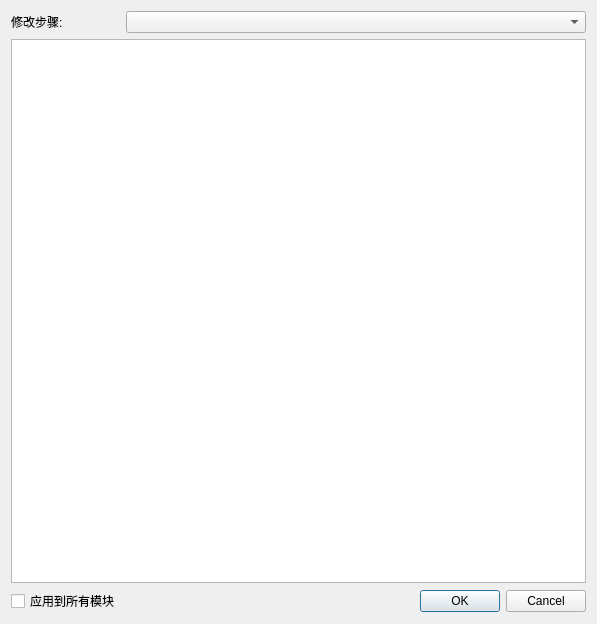
<?xml version="1.0" encoding="UTF-8"?>
<ui version="4.0">
 <class>modifyDialog</class>
 <widget class="QDialog" name="modifyDialog">
  <property name="geometry">
   <rect>
    <x>0</x>
    <y>0</y>
    <width>597</width>
    <height>624</height>
   </rect>
  </property>
  <property name="windowTitle">
   <string>Dialog</string>
  </property>
  <layout class="QGridLayout" name="gridLayout" rowstretch="0,0,0" columnstretch="0,0,0">
   <item row="2" column="0">
    <widget class="QCheckBox" name="checkBoxApplyAll">
     <property name="text">
      <string>应用到所有模块</string>
     </property>
    </widget>
   </item>
   <item row="0" column="0">
    <widget class="QLabel" name="lblModifySteps">
     <property name="text">
      <string>修改步骤:</string>
     </property>
    </widget>
   </item>
   <item row="2" column="2">
    <widget class="QDialogButtonBox" name="buttonBox">
     <property name="orientation">
      <enum>Qt::Horizontal</enum>
     </property>
     <property name="standardButtons">
      <set>QDialogButtonBox::Cancel|QDialogButtonBox::Ok</set>
     </property>
    </widget>
   </item>
   <item row="0" column="1" colspan="2">
    <widget class="QComboBox" name="comboBoxStepType"/>
   </item>
   <item row="1" column="0" colspan="3">
    <widget class="QTableWidget" name="tableWidgetModify"/>
   </item>
  </layout>
 </widget>
 <resources/>
 <connections>
  <connection>
   <sender>buttonBox</sender>
   <signal>accepted()</signal>
   <receiver>modifyDialog</receiver>
   <slot>accept()</slot>
   <hints>
    <hint type="sourcelabel">
     <x>248</x>
     <y>254</y>
    </hint>
    <hint type="destinationlabel">
     <x>157</x>
     <y>274</y>
    </hint>
   </hints>
  </connection>
  <connection>
   <sender>buttonBox</sender>
   <signal>rejected()</signal>
   <receiver>modifyDialog</receiver>
   <slot>reject()</slot>
   <hints>
    <hint type="sourcelabel">
     <x>316</x>
     <y>260</y>
    </hint>
    <hint type="destinationlabel">
     <x>286</x>
     <y>274</y>
    </hint>
   </hints>
  </connection>
 </connections>
</ui>
